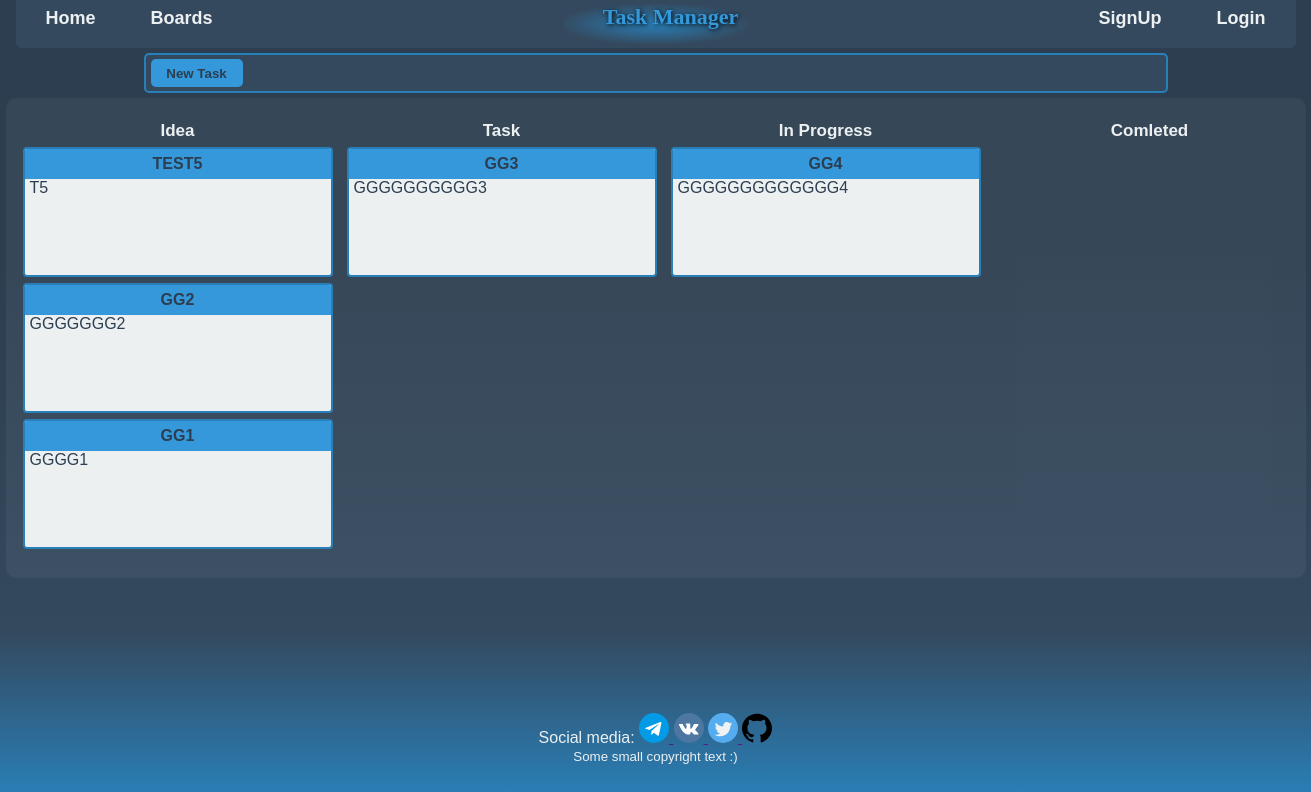
/taskboard/2, run on the app's committed database.
### task_manager/models.py (models this page shows, shortened)
class Task(models.Model):
	STAGE_CHOICE= (
		(1, 'Idea'),
		(2, 'Task'),
		(3, 'In Progress'),
		(4, 'Comleted'))
	title = models.CharField(max_length=32)
	body = models.CharField(max_length=185)
	stage = models.IntegerField(choices=STAGE_CHOICE, default=1)
	pub_date = models.DateTimeField(auto_now_add=True)
	last_change = models.DateTimeField(auto_now=True)
	board = models.ForeignKey(TaskBoard, on_delete=models.CASCADE,
		related_name='tasks')
	class Meta:
		ordering = ['-last_change']
		verbose_name = 'Task'
		verbose_name_plural = 'Tasks'

### task_manager/views.py (the view, shortened to what this page needs)
# urls.py: path('taskboard/<int:board_id>', TasksView.as_view(), name='view_tasks'),
class TasksView(View, LoginRequiredMixin):
	login_url='login_url'
	def get(self, request, board_id):
		tasks = Task.objects.filter(board=board_id)
		stages = Task.STAGE_CHOICE
		form_n = TaskForm()
		form_e = TaskForm()
		form_d = TaskForm()
		context = {
			'tasks': tasks,
			'stages': stages,
			'form_n': form_n,
			'form_e': form_e,
			'form_d': form_d,
		}
		return render(request, 'task_manager/taskboard.html', context=context)

### task_manager/templates/task_manager/taskboard.html (shortened to what this page needs)
{% extends "index.html" %}
{% block main %}
	{% include 'task_manager/includes/task_toolbar.html' %}
	<div class="tasks-container">
		<div class="tasks js-tasks" wrap="off">
		{% for stage in stages %}
			<div class="colmn js-col" data-column-id="{{stage.0}}">
				<div class="col-title"> <span> {{stage.1}} </span> </div>
				<div class="col-tasks js-inner">
					{% for task in tasks %}
						{% if  task.stage == stage.0%}
							<div class="card1 js-card"  draggable="true" data-task-id="{{task.id}}">
								<div class="card1-title"> <span> {{task.title}} </span> </div>
								<div class="card1-body"> <span> {{task.body}} </span> </div>
							</div>
						{% endif %}
					{% endfor %}
				</div>
			</div>
		{% endfor %}
		</div>
	</div>
{% endblock main %}

### static/css/style.css (style rules this page uses)
*, *::before, *::after { box-sizing: border-box; margin: 0; padding: 0; }
body { font-family: 'Ubuntu', sans-serif; height: 100vh; font-size: 16px; font-weight: 400; line-height: normal; color: #ecf0f1; background: rgb(44,62,80); background: linear-gradient(180deg, rgba(44,62,80,1) 33%, rgba(52,73,94,1) 79%, rgba(41,128,185,1) 100%); background-attachment: fixed; }
.tasks-container { width: 1300px; margin: 0 auto; background-color: rgba(255,255,255,0.05); border-radius: 10px; padding: 8px 0; }
.tasks { display: flex; justify-content: space-around; width: auto; margin: 10px 0; padding: 0 10px; }
.colmn { width: auto; height: 100%; border-radius: 2px; margin: 5px 5px; }
.col-title { text-align: center; font-size: 17px; font-weight: 600; width: 310px; margin: 0 2px; }
.card1 { position: relative; color: #2c3e50; background-color: #ecf0f1 ; margin: 6px 2px; height: 130px; width: 310px; border-radius: 4px; border: 2px solid #2980b9; cursor: grab; }
.card1-title { background-color: #e74c3c; background-color: #2ecc71; background-color: #f1c40f; background-color: #9b59b6; background-color: #3498db; height: 30px; text-align: center; font-weight: bold; line-height: 30px; border-top-left-radius: 2px; border-top-right-radius: 2px; }
.card1-body { padding: 0 5px; }

### data on the page
Task: title "TEST5", body "T5"
Task: title "GG2", body "GGGGGGG2"
Task: title "GG1", body "GGGG1"
Task: title "GG3", body "GGGGGGGGGG3"
Task: title "GG4", body "GGGGGGGGGGGGG4"

### other printed values
{{ stage.1 }} "Idea" "Task" "In Progress" "Comleted"
